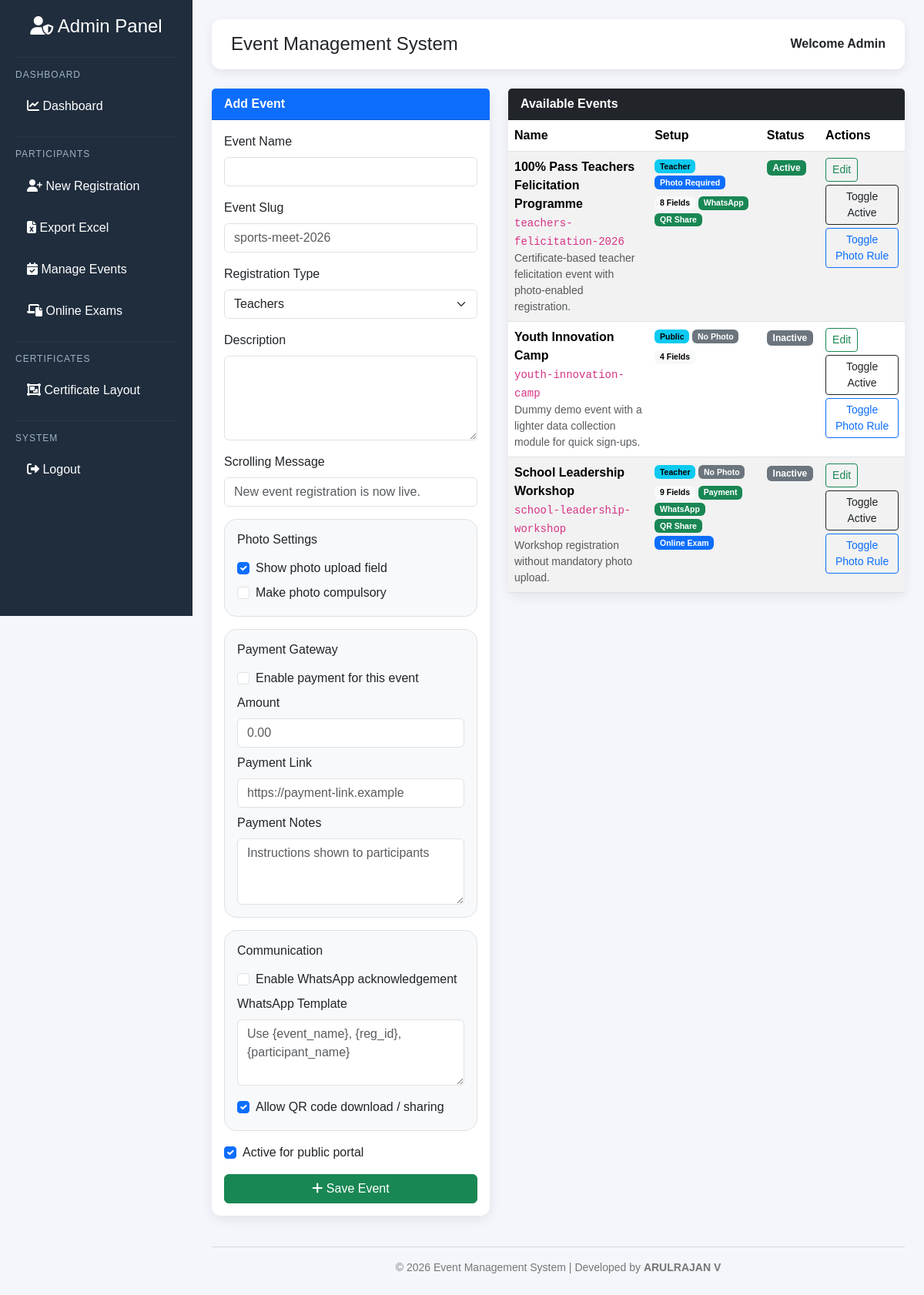
/admin/events (signed in), run on the app's committed database.
### models.py (models this page shows)
class Event(db.Model):
    __tablename__ = "events"
    id = db.Column(
        db.Integer,
        primary_key=True
    )
    name = db.Column(
        db.String(150),
        nullable=False
    )
    slug = db.Column(
        db.String(160),
        unique=True,
        nullable=False
    )
    description = db.Column(
        db.Text
    )
    registration_type = db.Column(
        db.String(30),
        default="teacher",
        nullable=False
    )
    requires_photo = db.Column(
        db.Boolean,
        default=True,
        nullable=False
    )
    collect_photo = db.Column(
        db.Boolean,
        default=True,
        nullable=False
    )
    collect_email = db.Column(
        db.Boolean,
        default=True,
        nullable=False
    )
    collect_designation = db.Column(
        db.Boolean,
        default=True,
        nullable=False
    )
    collect_subject = db.Column(
        db.Boolean,
        default=True,
        nullable=False
    )
    collect_school_name = db.Column(
        db.Boolean,
        default=True,
        nullable=False
    )
    collect_school_area = db.Column(
        db.Boolean,
        default=True,
        nullable=False
    )
    collect_block = db.Column(
        db.Boolean,
        default=True,
        nullable=False
    )
    marquee_message = db.Column(
        db.String(255)
    )
    payment_enabled = db.Column(
        db.Boolean,
        default=False,
        nullable=False
    )
    payment_amount = db.Column(
        db.Float,
        default=0
    )
    payment_link = db.Column(
        db.String(500)
    )
    payment_notes = db.Column(
        db.Text
    )
    whatsapp_ack_enabled = db.Column(
        db.Boolean,
        default=False,
        nullable=False
    )
    whatsapp_template = db.Column(
        db.Text
    )
    qr_sharing_enabled = db.Column(
        db.Boolean,
        default=True,
        nullable=False
    )
    exam_enabled = db.Column(
        db.Boolean,
        default=False,
        nullable=False
    )
    is_active = db.Column(
        db.Boolean,
        default=True,
        nullable=False
    )
    created_at = db.Column(
        db.DateTime,
        default=datetime.utcnow
    )
    participants = db.relationship(
        "Participant",
        back_populates="event",
        lazy=True
    )
    registration_fields = db.relationship(
        "EventField",
        back_populates="event",
        cascade="all, delete-orphan",
        order_by="EventField.sort_order.asc(), EventField.id.asc()",
        lazy=True
    )
    exam_subjects = db.relationship(
        "ExamSubject",
        back_populates="event",
        cascade="all, delete-orphan",
        order_by="ExamSubject.subject_name.asc()",
        lazy=True
    )
    online_exams = db.relationship(
        "OnlineExam",
        back_populates="event",
        cascade="all, delete-orphan",
        order_by="OnlineExam.created_at.desc()",
        lazy=True
    )

### admin_routes.py (the view, shortened to what this page needs)
@admin_bp.route("/admin/events", methods=["GET", "POST"])
def events():
    if "admin" not in session:
        return redirect(url_for("routes.login"))
    events = Event.query.order_by(
        Event.is_active.desc(),
        Event.created_at.desc(),
        Event.id.desc()
    ).all()
    return render_template(
        "admin/events.html",
        events=events,
        registration_type_choices=REGISTRATION_TYPE_CHOICES
    )

### templates/admin/events.html (shortened to what this page needs)
{% extends "admin/admin_base.html" %}
{% block content %}
<div class="row g-4">
<div class="col-lg-5">
    <div class="card">
        <div class="card-header bg-primary text-white">
            Add Event
        </div>
        <div class="card-body">
            <form method="POST">
                <div class="mb-3">
                    <label class="form-label">Event Name</label>
                    <input type="text" name="name" class="form-control" required>
                </div>
                <div class="mb-3">
                    <label class="form-label">Event Slug</label>
                    <input type="text" name="slug" class="form-control" placeholder="sports-meet-2026" required>
                </div>
                <div class="mb-3">
                    <label class="form-label">Registration Type</label>
                    <select name="registration_type" class="form-select">
                        {% for value, label in registration_type_choices %}
                        <option value="{{ value }}">{{ label }}</option>
                        {% endfor %}
                    </select>
                </div>
                <div class="mb-3">
                    <label class="form-label">Description</label>
                    <textarea name="description" class="form-control" rows="4"></textarea>
                </div>
                <div class="mb-3">
                    <label class="form-label">Scrolling Message</label>
                    <input type="text" name="marquee_message" class="form-control" placeholder="New event registration is now live.">
                </div>
                <div class="border rounded-4 p-3 mb-3 bg-light">
                    <h6 class="mb-3">Photo Settings</h6>
                    <div class="form-check mb-2">
                        <input class="form-check-input" type="checkbox" name="collect_photo" id="collect_photo" checked>
                        <label class="form-check-label" for="collect_photo">
                            Show photo upload field
                        </label>
                    </div>
                    <div class="form-check">
                        <input class="form-check-input" type="checkbox" name="requires_photo" id="requires_photo">
                        <label class="form-check-label" for="requires_photo">
                            Make photo compulsory
                        </label>
                    </div>
                </div>
                <div class="border rounded-4 p-3 mb-3 bg-light">
                    <h6 class="mb-3">Payment Gateway</h6>
                    <div class="form-check mb-2">
                        <input class="form-check-input" type="checkbox" name="payment_enabled" id="payment_enabled">
                        <label class="form-check-label" for="payment_enabled">
                            Enable payment for this event
                        </label>
                    </div>
                    <div class="mb-2">
                        <label class="form-label">Amount</label>
                        <input type="number" step="0.01" min="0" name="payment_amount" class="form-control" placeholder="0.00">
                    </div>
                    <div class="mb-2">
                        <label class="form-label">Payment Link</label>
                        <input type="url" name="payment_link" class="form-control" placeholder="https://payment-link.example">
                    </div>
                    <div class="mb-0">
                        <label class="form-label">Payment Notes</label>
                        <textarea name="payment_notes" class="form-control" rows="3" placeholder="Instructions shown to participants"></textarea>
                    </div>
                </div>
                <div class="border rounded-4 p-3 mb-3 bg-light">
                    <h6 class="mb-3">Communication</h6>
                    <div class="form-check mb-2">
                        <input class="form-check-input" type="checkbox" name="whatsapp_ack_enabled" id="whatsapp_ack_enabled">
                        <label class="form-check-label" for="whatsapp_ack_enabled">
                            Enable WhatsApp acknowledgement
                        </label>
                    </div>
                    <div class="mb-3">
                        <label class="form-label">WhatsApp Template</label>
                        <textarea name="whatsapp_template" class="form-control" rows="3" placeholder="Use {event_name}, {reg_id}, {participant_name}"></textarea>
                    </div>
                    <div class="form-check">
                        <input class="form-check-input" type="checkbox" name="qr_sharing_enabled" id="qr_sharing_enabled" checked>
                        <label class="form-check-label" for="qr_sharing_enabled">
                            Allow QR code download / sharing
                        </label>
                    </div>
                </div>
                <div class="form-check mb-3">
                    <input class="form-check-input" type="checkbox" name="is_active" id="is_active" checked>
                    <label class="form-check-label" for="is_active">
                        Active for public portal
                    </label>
                </div>
                <button class="btn btn-success w-100">
                    <i class="fa-solid fa-plus"></i>
                    Save Event
                </button>
            </form>
        </div>
    </div>
</div>
<div class="col-lg-7">
    <div class="card">
        <div class="card-header bg-dark text-white">
            Available Events
        </div>
        <div class="card-body p-0">
            <div class="table-responsive">
                <table class="table table-striped mb-0">
                    <thead>
                        <tr>
                            <th>Name</th>
                            <th>Setup</th>
                            <th>Status</th>
                            <th>Actions</th>
                        </tr>
                    </thead>
                    <tbody>
                        {% for event in events %}
                        <tr>
                            <td>
                                <strong>{{ event.name }}</strong>
                                <div><code>{{ event.slug }}</code></div>
                                {% if event.description %}
                                <div class="small text-muted">{{ event.description }}</div>
                                {% endif %}
                            </td>
                            <td>
                                <div class="small mb-2">
                                    <span class="badge text-bg-info">{{ event.registration_type|title }}</span>
                                    <span class="badge {% if event.collect_photo and event.requires_photo %}bg-primary{% elif event.collect_photo %}bg-warning text-dark{% else %}bg-secondary{% endif %}">
                                        {% if event.collect_photo and event.requires_photo %}Photo Required{% elif event.collect_photo %}Photo Optional{% else %}No Photo{% endif %}
                                    </span>
                                </div>
                                <div class="small d-flex flex-wrap gap-1">
                                    <span class="badge text-bg-light">{{ event.registration_fields|length }} Fields</span>
                                    {% if event.payment_enabled %}<span class="badge text-bg-success">Payment</span>{% endif %}
                                    {% if event.whatsapp_ack_enabled %}<span class="badge text-bg-success">WhatsApp</span>{% endif %}
                                    {% if event.qr_sharing_enabled %}<span class="badge text-bg-success">QR Share</span>{% endif %}
                                    {% if event.exam_enabled %}<span class="badge text-bg-primary">Online Exam</span>{% endif %}
                                </div>
                            </td>
                            <td>
                                {% if event.is_active %}
                                <span class="badge bg-success">Active</span>
                                {% else %}
                                <span class="badge bg-secondary">Inactive</span>
                                {% endif %}
                            </td>
                            <td>
                                <a href="{{ url_for('admin.edit_event', id=event.id) }}" class="btn btn-sm btn-outline-success mb-1">
                                    Edit
                                </a>
                                <form method="POST" action="{{ url_for('admin.toggle_event_active', id=event.id) }}" class="d-inline">
                                    <button class="btn btn-sm btn-outline-dark mb-1">
                                        Toggle Active
                                    </button>
                                </form>
                                <form method="POST" action="{{ url_for('admin.toggle_event_photo_rule', id=event.id) }}" class="d-inline">
                                    <button class="btn btn-sm btn-outline-primary mb-1">
                                        Toggle Photo Rule
                                    </button>
                                </form>
                            </td>
                        </tr>
                        {% else %}
                        <tr>
                            <td colspan="4" class="text-center py-4 text-muted">
                                No events configured yet.
                            </td>
                        </tr>
                        {% endfor %}
                    </tbody>
                </table>
            </div>
        </div>
    </div>
</div>
</div>
{% endblock %}

### templates/admin/admin_base.html (shortened to what this page needs)
<!DOCTYPE html>
<html lang="en">
<head>
    <link href="https://cdn.jsdelivr.net/npm/bootstrap@5.3.3/dist/css/bootstrap.min.css"
          rel="stylesheet">
    <link href="https://cdnjs.cloudflare.com/ajax/libs/font-awesome/6.7.2/css/all.min.css"
          rel="stylesheet">
</head>
<body>
<div class="sidebar">
    <h2>
        <i class="fa-solid fa-user-shield"></i>
        Admin Panel
    </h2>
    <hr>
    <h6>Dashboard</h6>
    <a href="/admin">
        <i class="fa-solid fa-chart-line"></i>
        Dashboard
    </a>
    <hr>
    <h6>Participants</h6>
    <a href="/register">
        <i class="fa-solid fa-user-plus"></i>
        New Registration
    </a>
    <a href="/export">
        <i class="fa-solid fa-file-excel"></i>
        Export Excel
    </a>
    <a href="/admin/events">
        <i class="fa-solid fa-calendar-check"></i>
        Manage Events
    </a>
    <a href="/admin/exams">
        <i class="fa-solid fa-laptop-file"></i>
        Online Exams
    </a>
    <hr>
    <h6>Certificates</h6>
    <a href="/layout-editor">
        <i class="fa-solid fa-object-group"></i>
        Certificate Layout
    </a>
    <hr>
    <h6>System</h6>
    <a href="/admin/logout">
        <i class="fa-solid fa-right-from-bracket"></i>
        Logout
    </a>
</div>
<div class="content">
    <div class="topbar">
        {% block topbar %}
        <div class="d-flex justify-content-between align-items-center">
            <h4 class="mb-0">
                Event Management System
            </h4>
            <strong>
                Welcome Admin
            </strong>
        </div>
        {% endblock %}
    </div>
    {% block content %}
    {% endblock %}
    <div class="footer">
        <hr>
        © 2026 Event Management System |
        Developed by <strong>ARULRAJAN V</strong>
    </div>
</div>
</body>
</html>

### templates/admin/admin_base.html (style rules this page uses)
* { margin:0; padding:0; box-sizing:border-box; }
body { font-family:Arial,Helvetica,sans-serif; background:#f4f6fb; }
.sidebar { position:fixed; left:0; top:0; width:250px; height:100vh; background:#1f2d3d; color:#fff; overflow-y:auto; padding:20px; }
.sidebar h2 { text-align:center; margin-bottom:25px; font-size:24px; color:#ffffff; }
.sidebar hr { border-color:rgba(255,255,255,.15); margin:15px 0; }
.sidebar h6 { color:#9fb3c8; margin-bottom:10px; text-transform:uppercase; font-size:12px; letter-spacing:1px; }
.sidebar a { display:block; color:#ffffff; text-decoration:none; padding:12px 15px; margin-bottom:6px; border-radius:8px; transition:.3s; }
.content { margin-left:250px; padding:25px; }
.topbar { background:#fff; padding:18px 25px; border-radius:12px; box-shadow:0 4px 12px rgba(0,0,0,.08); margin-bottom:25px; }
.card { border:none; border-radius:12px; box-shadow:0 5px 15px rgba(0,0,0,.08); }
.card-header { font-weight:bold; }
.footer { margin-top:40px; text-align:center; color:#777; font-size:14px; }

### data on the page
Event: name "100% Pass Teachers Felicitation Programme", slug "teachers-felicitation-2026", description "Certificate-based teacher felicitation event with photo-enabled registration.", registration_type "Teacher", collect_photo "Photo Required", registration_fields|length "8", whatsapp_ack_enabled "WhatsApp", qr_sharing_enabled "QR Share", is_active "Active"
Event: name "Youth Innovation Camp", slug "youth-innovation-camp", description "Dummy demo event with a lighter data collection module for quick sign-ups.", registration_type "Public", collect_photo "No Photo", registration_fields|length "4", is_active "Inactive"
Event: name "School Leadership Workshop", slug "school-leadership-workshop", description "Workshop registration without mandatory photo upload.", registration_type "Teacher", collect_photo "No Photo", registration_fields|length "9", payment_enabled "Payment", whatsapp_ack_enabled "WhatsApp", qr_sharing_enabled "QR Share", exam_enabled "Online Exam", is_active "Inactive"

### other printed values
form field registration_type "Teachers"
